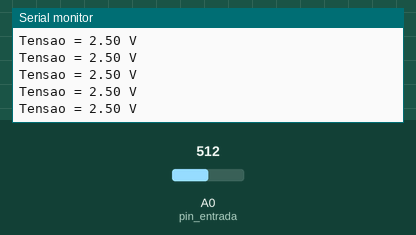
Simulated run of this sketch. Board: Arduino Uno, built with avr-gcc and run on an emulated ATmega328P. On the bench: the last lines printed to the serial monitor. The test bench sets the inputs (shaded band); at power-on: A0 (pin_entrada) = 512.

Above: at 1.2 s.
1.3 s: A0 (pin_entrada) set to 716
At 1.8 s:
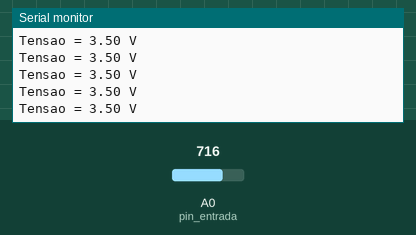
4.3 s: A0 (pin_entrada) set to 900
At 5.0 s:
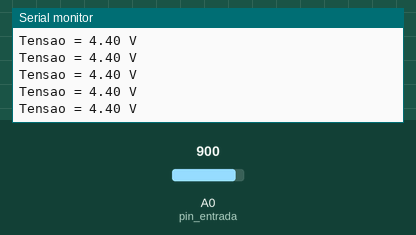
Timing chart, 0 to 7.3 s (numbered marks = the images above; inputs shaded):
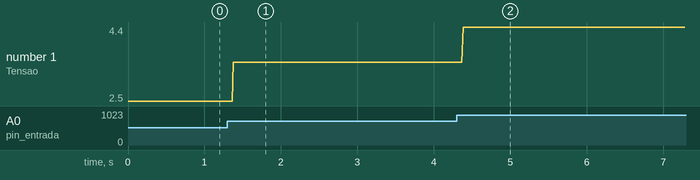

The sketch:

sketch_aug5b.ino
```cpp
const int pin_entrada = A0;
const int pin_saida01 = 8;
int valor; // Valor da tensão lida em bits
float tensao;  // Valores analógicos serão sempre decimais

void setup() {
  Serial.begin(9600);
  pinMode(pin_entrada, INPUT);
}

void loop() {
  valor = analogRead(pin_entrada);
  tensao = float(valor)*5/1023;
  Serial.print("Tensao = ");
  Serial.print(tensao);
  Serial.println(" V");

  if(tensao < 3){ // Liga o LED quando a voltagem ser maior que 3V e desliga quando for menor que 3V.
    digitalWrite(pin_saida01, LOW);
  }
  else  if(tensao >= 3){
    digitalWrite(pin_saida01, HIGH);
  }
}
```

Measured:
- after the input at 1.3 s, the serial monitor: prints a new line after 0.08 s (image 1)
- after the input at 4.3 s, the serial monitor: prints a new line after 0.09 s (image 2)
- plotted number 1: 2.5 → 3.5 after the input at 1.3 s, 3.5 → 4.4 after the input at 4.3 s
